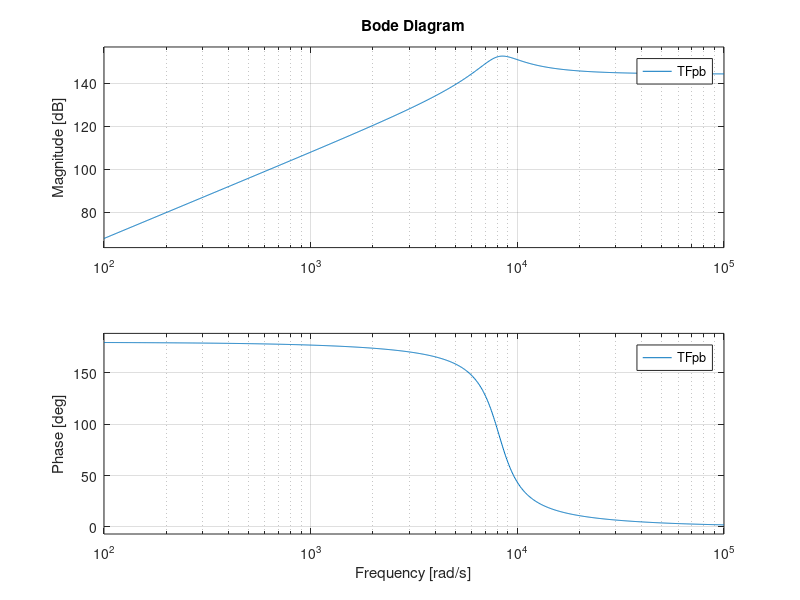

MATLAB code to generate this figure: (Note: this script raises an error after producing the figure.)
clear all; clc; close all;
%--------------------------------------------------------------------------
%% Parametros:
Fbp = [800 1250]; % Puntos en frecuencia de la banda de paso entre 800 y 1250 [Hz]
Fbr = [200 5000]; % Puntos en frecuencia de la banda de rechazo 0-200 [Hz] y 5000-inf [Hz]
Wbp = 2*pi*Fbp;   % Puntos de omega [rad/s]
Wbr = 2*pi*Fbr;   % Puntos en omega [rad/s]
Abp = 0.25;       % Atenuacion en la banda de paso [dB]
Abr = 30;         % Atenuacion en la banda de rechazo [dB]

%% TF:
[n , Wp] = cheb1ord(Wbp,Wbr,Abp,Abr,"s");  % Determinacion del orden y la frecuencia de corte de un filtro de chebyshev tipo 1
[num , den] = cheby1(n,Abp,Wp,"s");        % Determinacion del numerador y denominador de la funcion de transferencia del filtro
TF_filtro = tf(num,den);                   % Creacion de la TF del filtro

% Descomposicion en bicuadraticas (debemos descomponer en una funcion para
% filtro pasa-alto y otra para el filtro pasa-bajo):
[Msos , Gg] = tf2sos(num,den);             % Descompone en bicuadraticas
% Msos: matriz de coeficientes de la bicuadraticas ; Gg: ganancia global del filtro
TFpb = tf(Gg*Msos(1,1:3) , Msos(1,4:6)); % Funcion de transferencia del filtro pasa-bajo
% 2*Gg*Msos(1,1:3): coeficiente del numerador escalados por la ganancia global, Msos(1,4:6): coeficiente del denominador
TFpa = tf(Msos(2,1:3) , Msos(2,4:6));  % Funcion de transferencia del filtro pasa-alto
% 1/2*Msos(2,1:3): Coeficientes del numerador escalados por la ganancia global, Msos(2,4:6): Coeficientes del denominador

figure                    % Diagramas de bode juntos
hold on;
bode(TF_filtro);
bode(TFpa);
bode(TFpb);
hold off;

%% Filtro pasa bajo:
[num_pb,den_pb] = tfdata(TFpb);                % Obtencion numerador y denominador de la TFpb
num_pb = cell2mat(num_pb);
num_pb = num_pb(3);
den_pb = cell2mat(den_pb);
[Kpb,Wpb,Qpb] = obt_coef(num_pb,den_pb);       % Obtencion de K, W y Q

% Tomamos R1 = R2 = 10000
syms C1pb C2pb;
R1pb = 10000;                                                 % Suponemos R1 para el FPB
R2pb = 10000;                                                 % Suponemos R2 para el FPB
eq1 = 1/(sqrt(C1pb*C2pb*R1pb*R2pb)) == Wpb;                   % Describimos la EC1
eq2 = sqrt(C1pb/C2pb)*(sqrt(R1pb*R2pb)/(R1pb+R2pb)) == Qpb;   % Describimos la EC2
solu1 = solve([eq1,eq2],[C1pb,C2pb]);                         % Obtenemos las soluciones de las ECs

C1_pb = double(solu1.C1pb(2));                                % Valor de C1
C2_pb = double(solu1.C2pb(2));                                % Valor de C2

% El K lo hacemos con un divisor resistivo

%% Filtro pasa alto:
[num_pa,den_pa] = tfdata(TFpa);
num_pa = cell2mat(num_pa);
num_pa = num_pa(1);
den_pa = cell2mat(den_pa);
[Kpa,Wpa,Qpa] = obt_coef2(num_pa,den_pa);

%
%syms C1pa C2pa;
%R1pa = 6000;
%R2pa = 5000;
syms R1pa R2pa;
C1pa = 0.0000001;
C2pa = 0.0000001;
eq3 = 1/(sqrt(C1pa*C2pa*R1pa*R2pa)) == Wpa;
eq4 = 1/((sqrt(R1pa/R2pa)*((C1pa+C2pa)/sqrt(C1pa*C2pa)))+((1-Kpa)*sqrt((R2pa*C2pa)/(R1pa*C1pa)))) == Qpa;
solu2 = solve([eq3,eq4],[R1pa,R2pa]);

R1_pa = double(solu2.R1pa(2));
R2_pa = double(solu2.R2pa(2));
